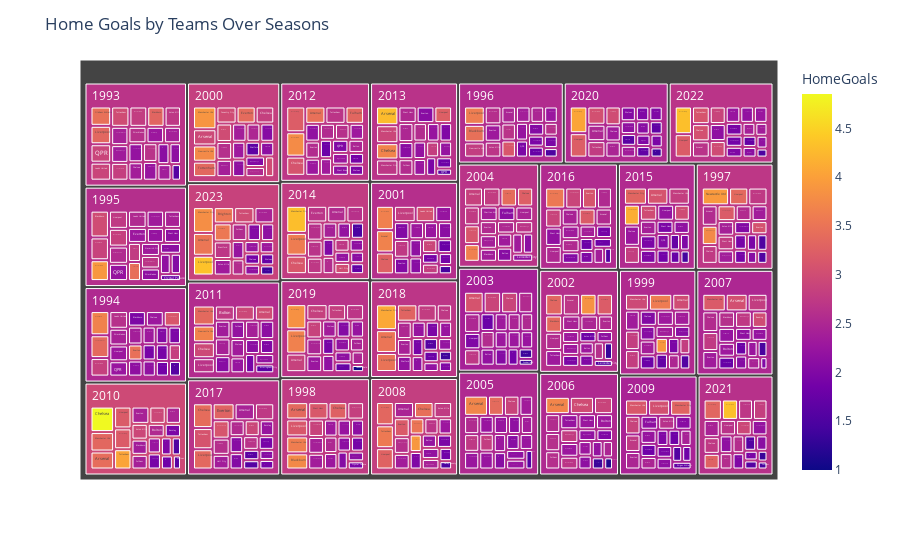

The notebook cell this image was saved under:
### Code cell
import plotly.express as px
fig = px.treemap(df, path=['Season_End_Year', 'Home'], values='HomeGoals', color='HomeGoals')
fig.update_layout(title='Home Goals by Teams Over Seasons')
fig.show()

### Figure 1 — Plotly figure (JSON) as saved in the notebook; plotly's stock layout.template omitted (floating-point values rounded to 4 significant figures; data arrays with more than 128 entries replaced by an {"elided": "..."} marker saying what was removed)
{"data": [{"branchvalues": "total", "customdata": {"elided": "657x1 float values"}, "domain": {"x": [0, 1], "y": [0, 1]}, "hovertemplate": "labels=%{label}<br>HomeGoals_sum=%{value}<br>parent=%{parent}<br>id=%{id}<br>HomeGoals=%{color}<extra></extra>", "ids": {"elided": "657 str values"}, "labels": {"elided": "657 str values"}, "marker": {"coloraxis": "coloraxis", "colors": {"elided": "657 float values"}}, "name": "", "parents": {"elided": "657 str values"}, "type": "treemap", "values": {"elided": "657 int values"}}], "layout": {"coloraxis": {"colorbar": {"title": {"text": "HomeGoals"}}, "colorscale": [[0, "#0d0887"], [0.1111, "#46039f"], [0.2222, "#7201a8"], [0.3333, "#9c179e"], [0.4444, "#bd3786"], [0.5556, "#d8576b"], [0.6667, "#ed7953"], [0.7778, "#fb9f3a"], [0.8889, "#fdca26"], [1, "#f0f921"]]}, "legend": {"tracegroupgap": 0}, "margin": {"t": 60}, "title": {"text": "Home Goals by Teams Over Seasons"}}}
